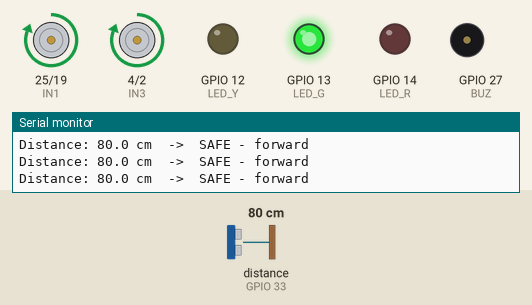
Recording of a sketch running on a simulated ESP32. On the bench: motor-driver pin pairs drawn as motors (green arrow = first pin HIGH = forward, orange = second pin HIGH = backward, longer = more drive, scaled by the enable pin), output pins drawn as LEDs (lit = HIGH), buzzer (waves = sounding, pin HIGH), the last lines printed to the serial monitor. Wiring (inferred from the names in the program): ultrasonic range finder: trigger GPIO 32; echo GPIO 33. The inputs (shaded band) are chosen by the test bench; at power-on: distance to the obstacle (sensor on GPIO 33) 80 cm. The echo pulse lasts 58.3 µs per cm; pins used as bus, display or sensor lines are not drawn.

Above: at 2.0 s.
2.1 s: distance to the obstacle (sensor on GPIO 33) set to 45 cm
3.6 s: distance to the obstacle (sensor on GPIO 33) set to 37 cm
At 4.8 s:
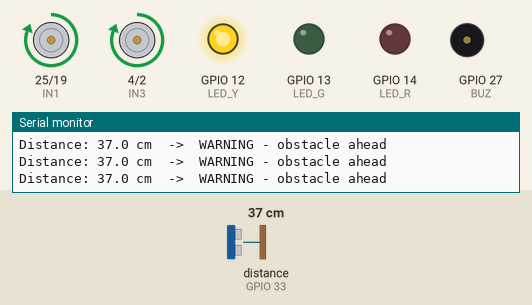
5.1 s: distance to the obstacle (sensor on GPIO 33) set to 2 cm
At 5.5 s:
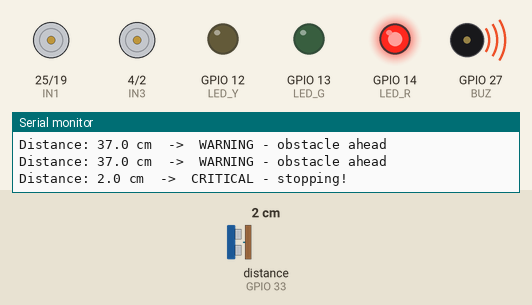
8.1 s: distance to the obstacle (sensor on GPIO 33) set to 18 cm
10.3 s: distance to the obstacle (sensor on GPIO 33) set to 23 cm
At 11.1 s:
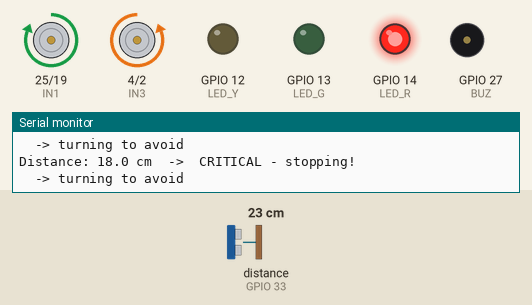
12.7 s: distance to the obstacle (sensor on GPIO 33) set to 4 cm
At 13.1 s:
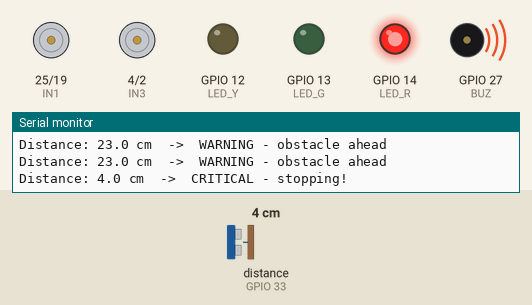
Timing chart, 0 to 16.7 s (numbered marks = the images above; inputs shaded):
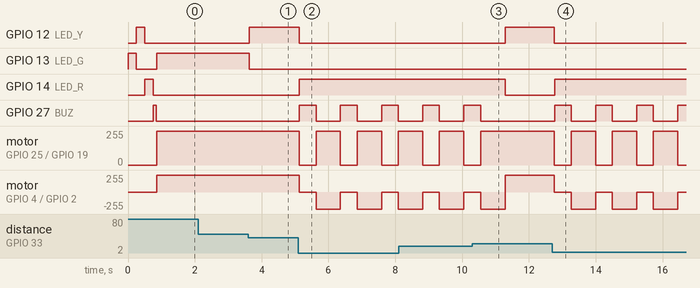

Measured:
- the behaviour switches between 41 and 40 cm on distance to the obstacle (sensor on GPIO 33) (found by bisection; images 0 and 1)
- the behaviour switches between 20 and 21 cm on distance to the obstacle (sensor on GPIO 33) (found by bisection; images 2 and 3)
- after the input at 3.6 s, GPIO 12 (LED_Y): LOW → HIGH at once; GPIO 13 (LED_G): HIGH → LOW at once
- after the input at 5.1 s, GPIO 12 (LED_Y): HIGH → LOW at once; GPIO 14 (LED_R): LOW → HIGH at once
- after the input at 10.3 s, GPIO 12 (LED_Y): LOW → HIGH after 0.99 s; GPIO 14 (LED_R): HIGH → LOW after 0.98 s; GPIO 27 (BUZ): goes on until 10.6 s, then stays LOW; motor on GPIO 25 (IN1) / GPIO 19 (IN2): goes on until 10.6 s, then stays forward 255/255
- after the input at 12.7 s, GPIO 12 (LED_Y): HIGH → LOW after 0.06 s; GPIO 14 (LED_R): LOW → HIGH after 0.06 s

The sketch:

robot.ino
```cpp
// ════════════════════════════════════════════════════════════════
// OBSTACLE AVOIDING ROBOT — CLEAN PIN VERSION (extension board)
// No shared pins between LEDs and motor driver
// ════════════════════════════════════════════════════════════════

// ── Sensor
const int TRIG  = 32;
const int ECHO  = 33;

// ── LEDs + Buzzer (unchanged)
const int LED_G = 13;
const int LED_Y = 12;
const int LED_R = 14;
const int BUZ   = 27;

// ── L293D — now all dedicated pins, no sharing
const int EN1 = 26;   // left motor ENABLE
const int IN1 = 25;   // left motor direction A
const int IN2 = 19;   // left motor direction B   ← NEW
const int EN2 = 18;   // right motor ENABLE        ← NEW
const int IN3 = 4;    // right motor direction A   ← NEW
const int IN4 = 2;    // right motor direction B   ← NEW

// ── Thresholds
const float DIST_CLEAR    = 40.0;
const float DIST_WARNING  = 20.0;
const float DIST_CRITICAL = 10.0;
const int   TURN_TIME     = 650;

// ════════════════════════════════════════════════════════════════
void setup() {
  Serial.begin(115200);

  pinMode(TRIG, OUTPUT);
  pinMode(ECHO, INPUT);

  int outputs[] = {LED_G, LED_Y, LED_R, BUZ,
                   EN1, IN1, IN2, EN2, IN3, IN4};
  for (int p : outputs) pinMode(p, OUTPUT);

  digitalWrite(EN1, HIGH);
  digitalWrite(EN2, HIGH);

  // Startup self-test
  Serial.println("=== ROBOT STARTING ===");
  digitalWrite(LED_G, HIGH); delay(250); digitalWrite(LED_G, LOW);
  digitalWrite(LED_Y, HIGH); delay(250); digitalWrite(LED_Y, LOW);
  digitalWrite(LED_R, HIGH); delay(250); digitalWrite(LED_R, LOW);
  digitalWrite(BUZ,   HIGH); delay(100); digitalWrite(BUZ,   LOW);
  Serial.println("All good. Flip switch ON to run.");
}

// ════════════════════════════════════════════════════════════════
float getDistance() {
  digitalWrite(TRIG, LOW);  delayMicroseconds(2);
  digitalWrite(TRIG, HIGH); delayMicroseconds(10);
  digitalWrite(TRIG, LOW);
  long dur = pulseIn(ECHO, HIGH, 30000);
  if (dur == 0) return 999;
  return (dur * 0.0343) / 2.0;
}

void allOff() {
  digitalWrite(LED_G, LOW); digitalWrite(LED_Y, LOW);
  digitalWrite(LED_R, LOW); digitalWrite(BUZ,   LOW);
  digitalWrite(IN1,   LOW); digitalWrite(IN2,   LOW);
  digitalWrite(IN3,   LOW); digitalWrite(IN4,   LOW);
}

void goForward() {
  digitalWrite(IN1, HIGH); digitalWrite(IN2, LOW);
  digitalWrite(IN3, HIGH); digitalWrite(IN4, LOW);
}

void goStop() {
  digitalWrite(IN1, LOW); digitalWrite(IN2, LOW);
  digitalWrite(IN3, LOW); digitalWrite(IN4, LOW);
}

void turnRight() {
  digitalWrite(IN1, HIGH); digitalWrite(IN2, LOW);
  digitalWrite(IN3, LOW);  digitalWrite(IN4, HIGH);
}

void turnLeft() {
  digitalWrite(IN1, LOW);  digitalWrite(IN2, HIGH);
  digitalWrite(IN3, HIGH); digitalWrite(IN4, LOW);
}

// ════════════════════════════════════════════════════════════════
void loop() {
  allOff();
  float dist = getDistance();

  Serial.print("Distance: ");
  Serial.print(dist, 1);
  Serial.print(" cm  ->  ");

  if (dist > DIST_CLEAR) {
    digitalWrite(LED_G, HIGH);
    goForward();
    Serial.println("SAFE - forward");

  } else if (dist > DIST_WARNING) {
    digitalWrite(LED_Y, HIGH);
    goForward();
    Serial.println("WARNING - obstacle ahead");

  } else {
    digitalWrite(LED_R, HIGH);
    digitalWrite(BUZ,   HIGH);
    goStop();
    Serial.println("CRITICAL - stopping!");
    delay(500);
    digitalWrite(BUZ, LOW);
    Serial.println("  -> turning to avoid");
    turnRight();
    delay(TURN_TIME);
  }

  delay(80);
}
```
